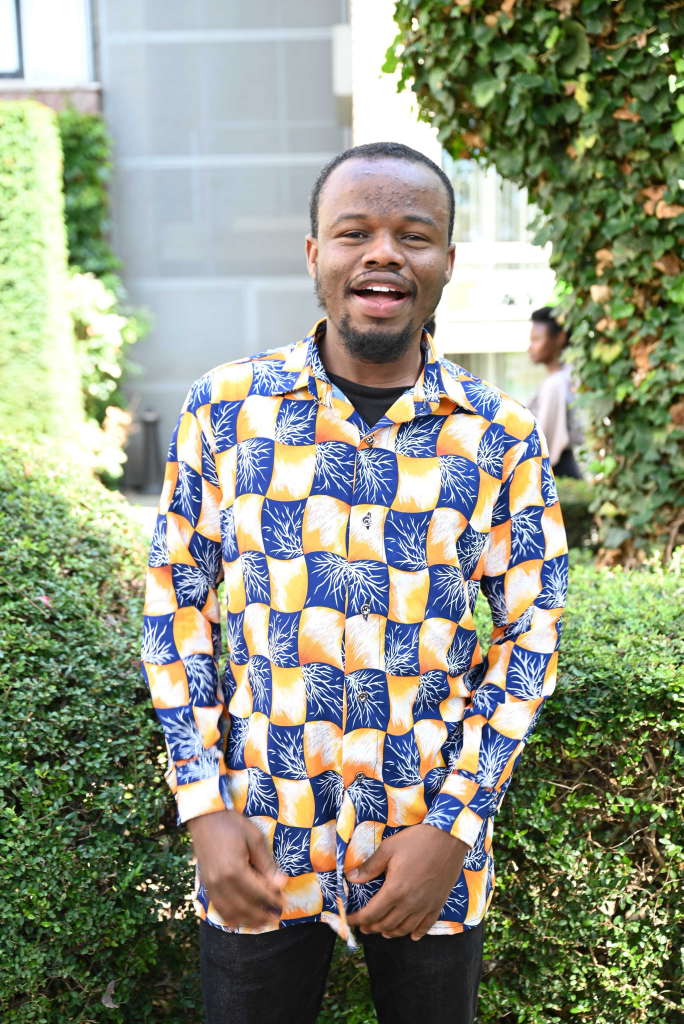
#> input picture me.jpg, 3417 x 5120 px, found by its file name (shown at 1/5 size)
$ python drawing_function.py
#> lines starting #> are read from the running program, lines starting #| are printed output that depends on the picture
import cv2 as cv
import os
import matplotlib.pyplot as plt
import numpy as np

def drawingFunctions():
    resize = cv.imread("C:/Users/Administrator/Documents/vs_code/computer_vision/opencv_intro/opencv_intro/opencv_intro/me.jpg")
#> resize is the input picture: shape (5120, 3417, 3); mean B, G, R 129.9, 148.7, 142.4

    img = cv.resize(resize,(342,512))
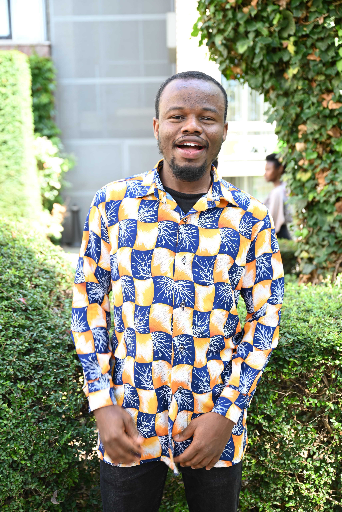
#> img: shape (512, 342, 3); mean B, G, R 129.9, 148.7, 142.4
    imgRGB = cv.cvtColor(img, cv.COLOR_BGR2RGB)

    plt.figure()
    plt.imshow(imgRGB)
    plt.show()

    white =(255, 255, 255)
    cv.line(img,(30,400),(296,96),white,4)

    r,c,d =img.shape
#> r = 512; c = 342; d = 3
    offset = 10
    cv.rectangle(img,(offset,offset),(c-offset,r-offset),white,4)


    cv.circle(img,(187,147), 10, white, -1 )
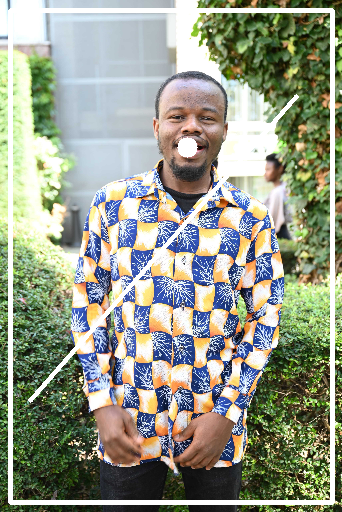
#> img: shape (512, 342, 3); mean B, G, R 138.5, 155.4, 149.9

    cv.ellipse

#> (the run stopped early here; a loop or call above may not have finished)

$ run again, with 530610929_1078384944408029_1369117244780605595_n (1).jpg copied over me.jpg
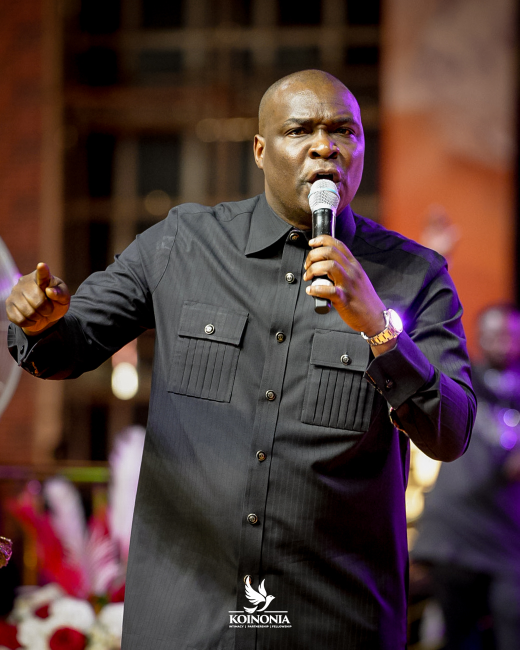
#> input picture 530610929_1078384944408029_1369117244780605595_n (1).jpg, 1039 x 1299 px, found by its file name (shown at 1/2 size)
#> in drawingFunctions, resize is the input picture: shape (1299, 1039, 3); mean B, G, R 54.5, 57.6, 80.5
#> in drawingFunctions, `img = cv.resize(resize,(342,512))`:
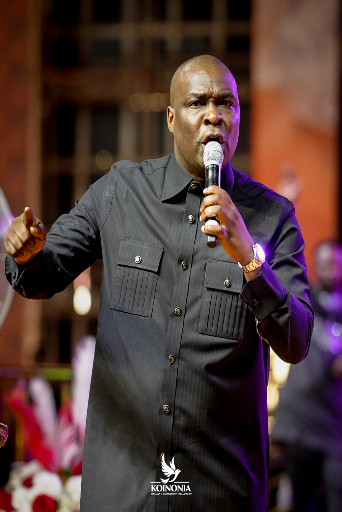
#> img: shape (512, 342, 3); mean B, G, R 54.3, 57.5, 80.4
#> in drawingFunctions, `cv.circle(img,(187,147), 10, white, -1 )`:
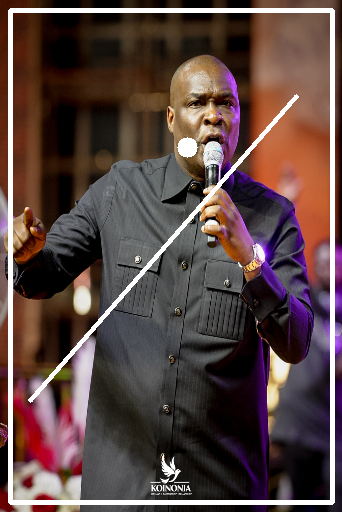
#> img: shape (512, 342, 3); mean B, G, R 66.3, 69.2, 90.4

$ run again, with 536283686_1087082003538323_3867098083816194939_n.jpg copied over me.jpg
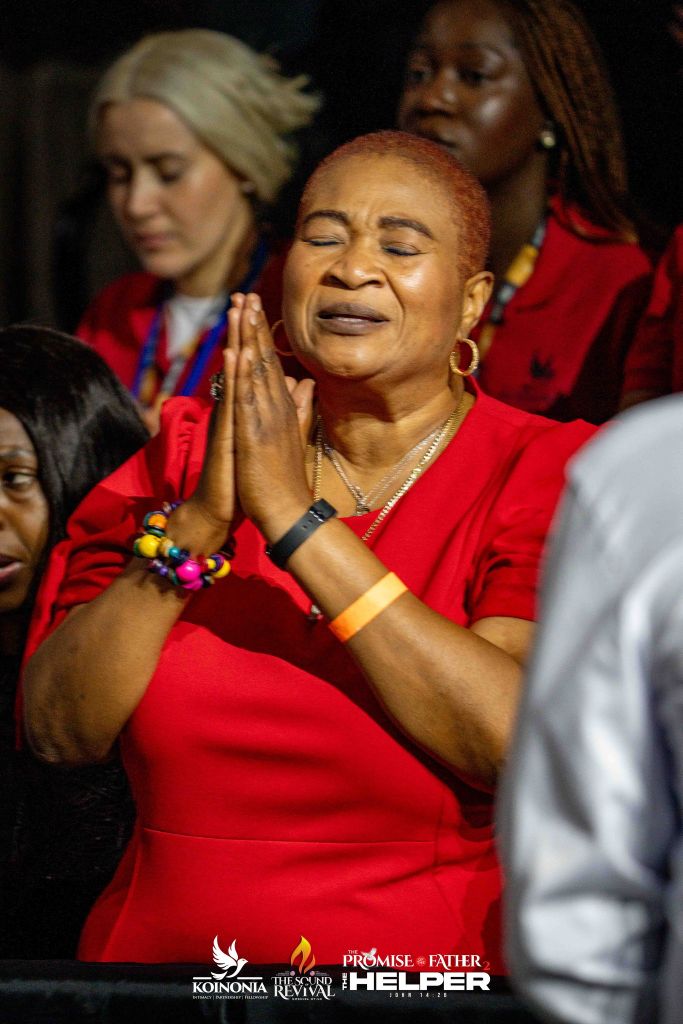
#> input picture 536283686_1087082003538323_3867098083816194939_n.jpg, 1365 x 2048 px, found by its file name (shown at 1/2 size)
#> in drawingFunctions, resize is the input picture: shape (2048, 1365, 3); mean B, G, R 44.1, 52.4, 110.5
#> in drawingFunctions, `img = cv.resize(resize,(342,512))`:
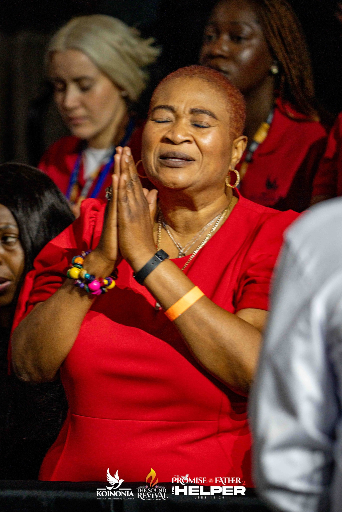
#> img: shape (512, 342, 3); mean B, G, R 44, 52.3, 110.4
#> in drawingFunctions, `cv.circle(img,(187,147), 10, white, -1 )`:
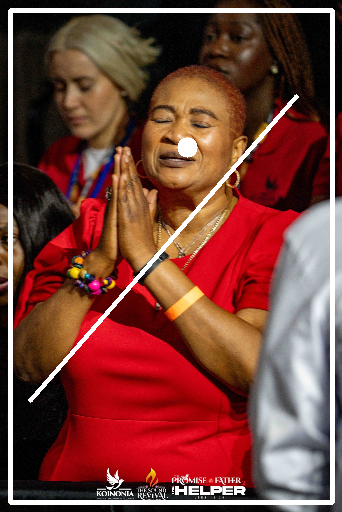
#> img: shape (512, 342, 3); mean B, G, R 56.8, 64.9, 121.8
